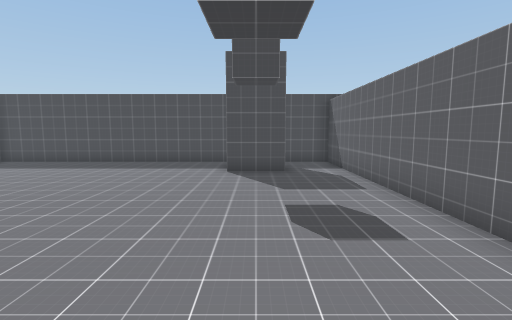
view 1 (above)

13 first-person views from a walk through a Unity game level. The camera is 1.4 m above the floor, tilts 6° down and sees 85° across. The floor is counted in squares, 1 m on a side. Each view is taken from the middle of a square. On the plan, view 1 faces up. The plan holds only what a view shows up to about 14 squares ahead; the rest is blank. The player is left out.

view 2
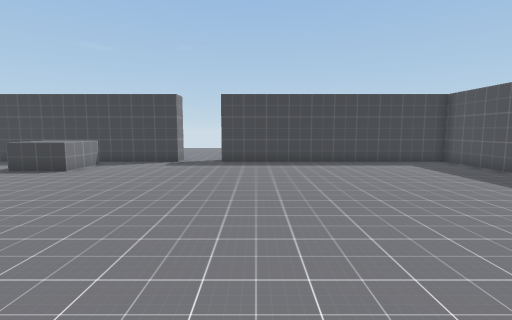

view 3
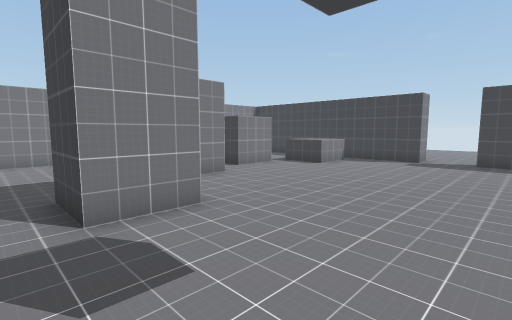

view 4
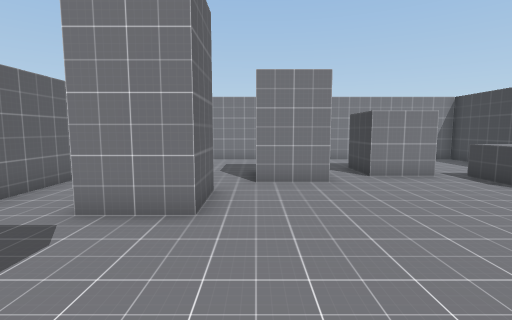

view 5
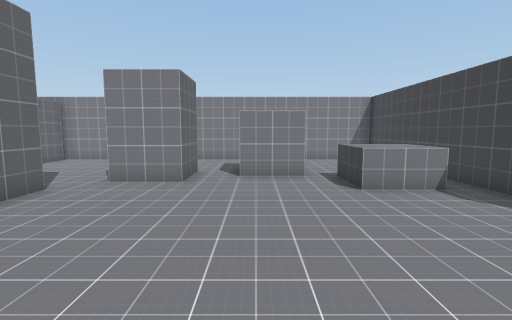

view 6
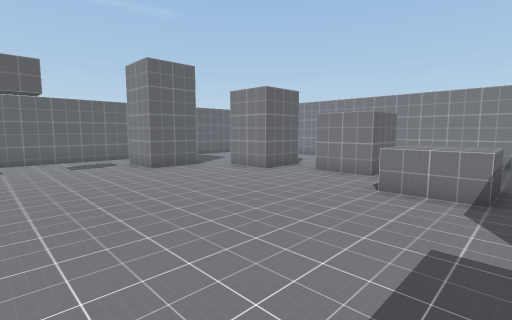

view 7
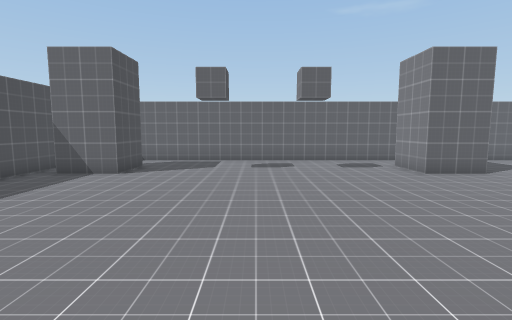

view 8
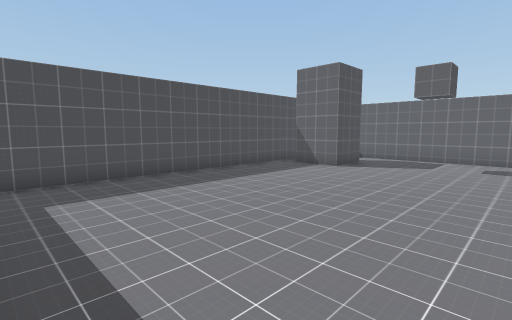

view 9
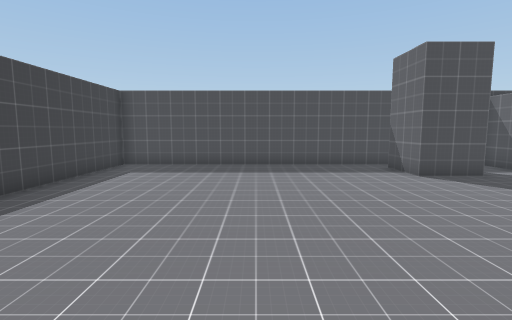

view 10
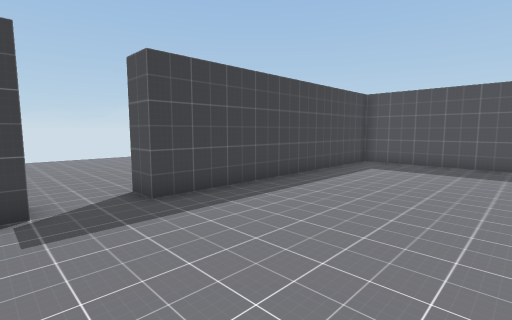

view 11
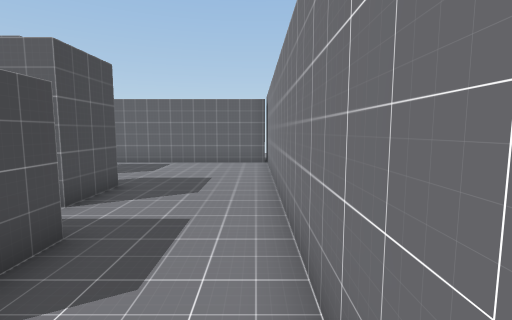

view 12
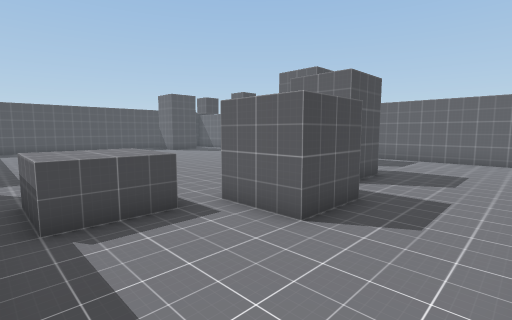

view 13
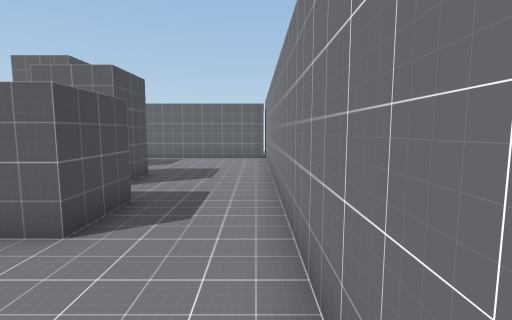

### Floor plan
Points are (right, up) in squares from view 1. A wall is a line through its corners. A room is listed if a view was taken in it or the views show most of it. See-through windows are left out.
Room 1 (views 1, 2, 3, 4, 5, 6, 7, 8, 9, 10, 11, 12, 13)
walls: (-1, -2.6) (-1, -0.5) (1, -0.5) (1, -2.5); (-5.5, -4.5) (-5.5, -6.5) (-7.5, -6.5) (-7.5, -4.5) (-5.5, -4.5); (-11.5, 0.5) (-11.5, -9.5) (3.2, -9.5) (3.2, 12.5) (-11.5, 12.5) (-11.5, 2.5); (-1.9, -5.5) (-4, -5.5) (-4, -3.5) (-2, -3.5); (1.1, 9.5) (-1, 9.5) (-1, 11.5)
low walls: (-8.5, -2.5) (-8.5, -4.5) (-10.5, -4.5) (-10.5, -2.5) (-8.5, -2.5)
ways out: opening at (-12, 1.5)

Positions as (right, up) in squares from view 1, and headings:
1: (0, 0), facing up
2: (1, 4), facing left
3: (2, 4), facing down-left
4: (-2, 4), facing down
5: (-6, 4), facing down
6: (-11, 4), facing down-right
7: (-10, 5), facing right
8: (-11, 4), facing up-right
9: (-6, 1), facing up
10: (-6, 0), facing up-left
11: (-9, -9), facing right
12: (-11, -9), facing up-right
13: (-11, -9), facing right
